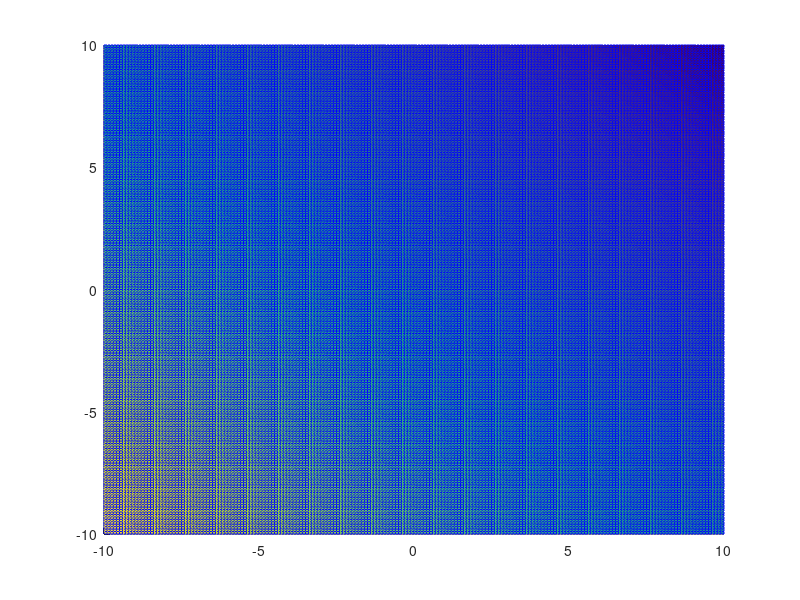

Recreate this plot in MATLAB. (Note: this script raises an error after producing the figure.)
% System of equations
% x + y + z = 6
% 2y + 5z = -4
% 2x + 5y -z = 27
% solution = (5, 3, -2)

clear; clc; close all; format bank;

A = [1 1 1; 0 2 5; 2 5 -1];
B = [6; -4; 27];

unknowns1 = inv(A)*B;
unknowns2 = A\B;

disp(unknowns1)
disp(unknowns2)

[x, y] = meshgrid(-10:0.1:10);
%x = -10:0.1:10;
%y = -10:0.1:10;

eq1_z = 6 - x - y;
eq2_z = (-4 -2*y)/5;
eq3_z = -(27 - 2*x - 5*y);

hold on;
%plot3(x, y, eq1_z, 'Color', 'blue')
surf(x, y, eq1_z, 'EdgeColor','blue')
surf(x, y, eq2_z, EdgeColor="green")
surf(x, y, eq3_z, EdgeColor="yellow")
hold off;
